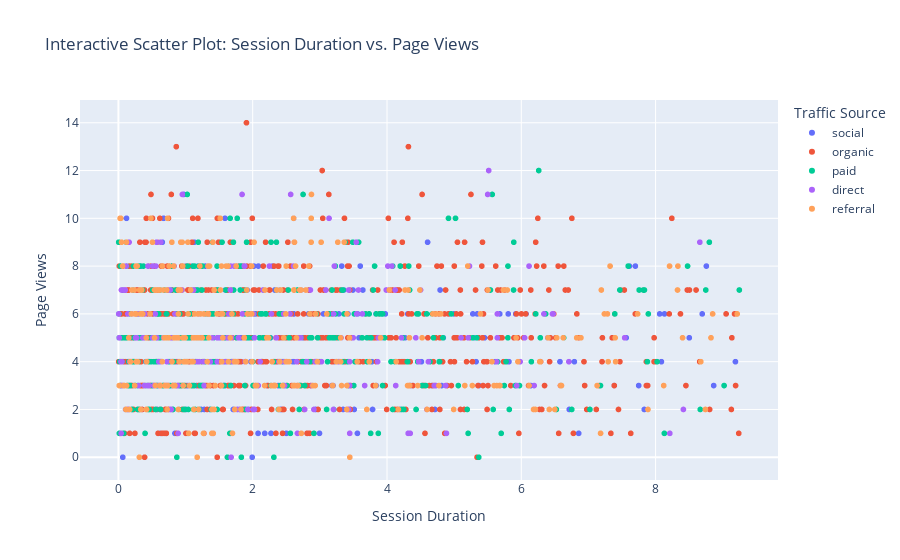

The notebook cell this image was saved under:
### Markdown cell above
# 3. Interactive Plots (Plotly Express - Scatter Plot)

### Code cell
fig = px.scatter(df, x='Session Duration', y='Page Views', color='Traffic Source',
                 title='Interactive Scatter Plot: Session Duration vs. Page Views')
fig.show()

### Figure 1 — Plotly figure (JSON) as saved in the notebook; plotly's stock layout.template omitted (floating-point values rounded to 4 significant figures; data arrays with more than 128 entries replaced by an {"elided": "..."} marker saying what was removed)
{"data": [{"hovertemplate": "Traffic Source=social<br>Session Duration=%{x}<br>Page Views=%{y}<extra></extra>", "legendgroup": "social", "marker": {"color": "#636efa", "symbol": "circle"}, "mode": "markers", "name": "social", "showlegend": true, "type": "scattergl", "x": {"elided": "256 float values"}, "xaxis": "x", "y": {"elided": "256 int values"}, "yaxis": "y"}, {"hovertemplate": "Traffic Source=organic<br>Session Duration=%{x}<br>Page Views=%{y}<extra></extra>", "legendgroup": "organic", "marker": {"color": "#EF553B", "symbol": "circle"}, "mode": "markers", "name": "organic", "showlegend": true, "type": "scattergl", "x": {"elided": "739 float values"}, "xaxis": "x", "y": {"elided": "739 int values"}, "yaxis": "y"}, {"hovertemplate": "Traffic Source=paid<br>Session Duration=%{x}<br>Page Views=%{y}<extra></extra>", "legendgroup": "paid", "marker": {"color": "#00cc96", "symbol": "circle"}, "mode": "markers", "name": "paid", "showlegend": true, "type": "scattergl", "x": {"elided": "403 float values"}, "xaxis": "x", "y": {"elided": "403 int values"}, "yaxis": "y"}, {"hovertemplate": "Traffic Source=direct<br>Session Duration=%{x}<br>Page Views=%{y}<extra></extra>", "legendgroup": "direct", "marker": {"color": "#ab63fa", "symbol": "circle"}, "mode": "markers", "name": "direct", "showlegend": true, "type": "scattergl", "x": {"elided": "206 float values"}, "xaxis": "x", "y": {"elided": "206 int values"}, "yaxis": "y"}, {"hovertemplate": "Traffic Source=referral<br>Session Duration=%{x}<br>Page Views=%{y}<extra></extra>", "legendgroup": "referral", "marker": {"color": "#FFA15A", "symbol": "circle"}, "mode": "markers", "name": "referral", "showlegend": true, "type": "scattergl", "x": {"elided": "284 float values"}, "xaxis": "x", "y": {"elided": "284 int values"}, "yaxis": "y"}], "layout": {"legend": {"title": {"text": "Traffic Source"}, "tracegroupgap": 0}, "title": {"text": "Interactive Scatter Plot: Session Duration vs. Page Views"}, "xaxis": {"anchor": "y", "domain": [0, 1], "title": {"text": "Session Duration"}}, "yaxis": {"anchor": "x", "domain": [0, 1], "title": {"text": "Page Views"}}}}
